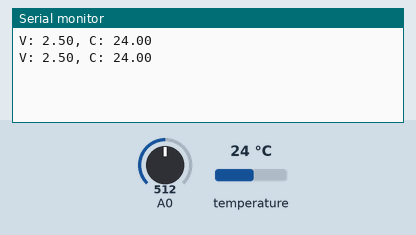
Recording of a sketch running on a simulated Arduino Uno, built with avr-gcc and run on an emulated ATmega328P. On the bench: the last lines printed to the serial monitor. The inputs (shaded band) are chosen by the test bench; at power-on: temperature 24 °C, A0 = 512.

Above: at 3.3 s.
3.4 s: temperature set to 12 °C
At 4.7 s:
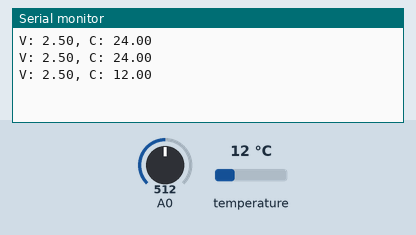
5.9 s: A0 set to 716
At 7.2 s:
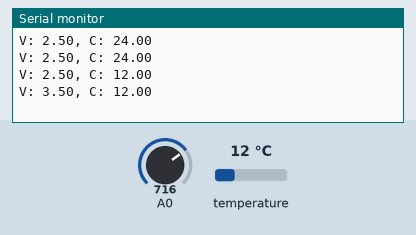
8.4 s: temperature set to 19 °C
At 10.6 s:
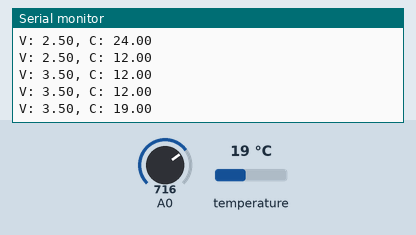
10.9 s: A0 set to 900
At 12.3 s:
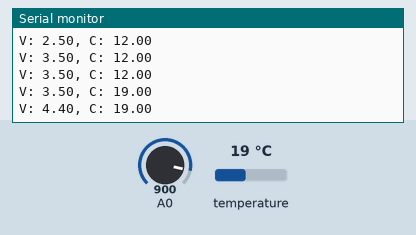
Timing chart, 0 to 13.9 s (numbered marks = the images above; inputs shaded):
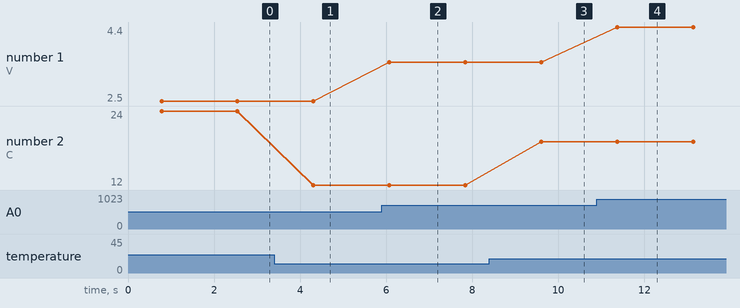

Measured:
- after the input at 3.4 s, the serial monitor: prints a new line after 0.91 s (image 1)
- after the input at 5.9 s, the serial monitor: prints a new line after 0.17 s (image 2)
- after the input at 8.4 s, the serial monitor: prints a new line after 1.2 s (image 3)
- after the input at 10.9 s, the serial monitor: prints a new line after 0.47 s (image 4)
- plotted number 1: 2.5 → 3.5 after the input at 5.9 s, 3.5 → 4.4 after the input at 10.9 s
- plotted number 2: 24 → 12 after the input at 3.4 s, 12 → 19 after the input at 8.4 s

The sketch:

ReadAnalogVoltage.ino
```cpp
#include <OneWire.h>
#include <DallasTemperature.h>
#include <SPI.h>
#include <SD.h>
#define ONE_WIRE_BUS 2

OneWire oneWire(ONE_WIRE_BUS);
DallasTemperature sensors(&oneWire);
float temp=0;
void setup() {
  Serial.begin(9600);
  while (!Serial) {
              ;
  }
  sensors.begin();
}


void loop() {
  String dataString = "";
  sensors.requestTemperatures();
  int sensorValue = analogRead(A0);
  float voltage = sensorValue * (5.0 / 1023.0);
  float temp = (sensors.getTempCByIndex(0));
  dataString += "V: ";
  dataString += String(voltage);
  dataString += ", C: ";
  dataString += String(temp);
  Serial.println(dataString);
  delay(1000);
}
```
